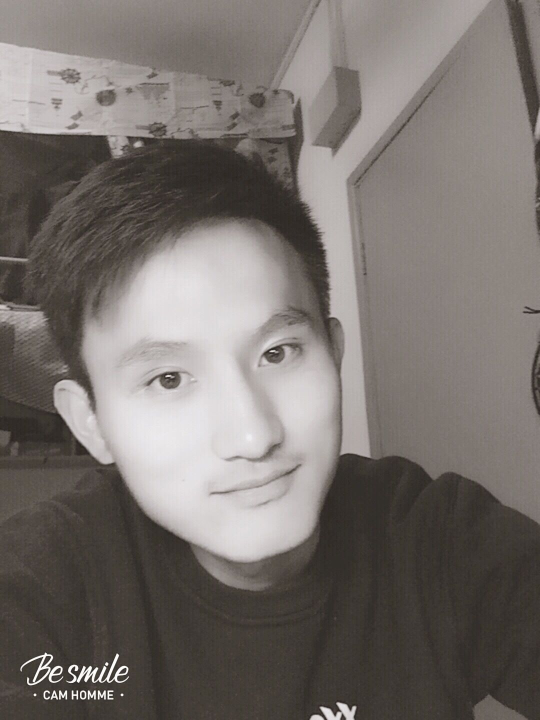
#> input picture src/homework/me.jpg, 1080 x 1440 px (shown at 1/2 size)
$ python MyTest04.py
#> lines starting #> are read from the running program, lines starting #| are printed output that depends on the picture
import cv2
from pylab import *

saber = cv2.imread("me.jpg")
#> saber is the input picture: shape (1440, 1080, 3); mean B, G, R 108.9, 113, 119.2
# 首先将原图像进行边界扩展，并将其转换为灰度图。
gray_saber = cv2.cvtColor(saber, cv2.COLOR_RGB2GRAY)
gray_saber = cv2.resize(gray_saber, (200, 200))
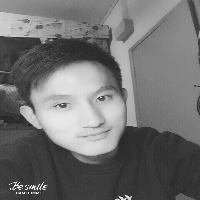
#> gray_saber: shape (200, 200); min 35, max 253, mean 112.3


def PreWittOperator(roi, operator_type):
    if operator_type == "horizontal":
        prewitt_operator = np.array([[-1, -1, -1], [0, 0, 0], [1, 1, 1]])
    elif operator_type == "vertical":
        prewitt_operator = np.array([[-1, 0, 1], [-1, 0, 1], [-1, 0, 1]])
    else:
        raise ("type Error")
    result = np.abs(np.sum(roi * prewitt_operator))
    return result


def PreWittAlogrithm(image, operator_type):
#> called with operator_type = 'horizontal'
    new_image = np.zeros(image.shape)
    image = cv2.copyMakeBorder(image, 1, 1, 1, 1, cv2.BORDER_DEFAULT)
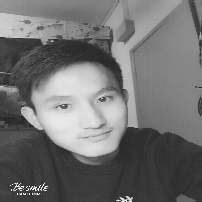
#> image: shape (202, 202); min 35, max 253, mean 112
    for i in range(1, image.shape[0] - 1):
        for j in range(1, image.shape[1] - 1):
            new_image[i - 1, j - 1] = PreWittOperator(image[i - 1:i + 2, j - 1:j + 2], operator_type)
#> this loop made 200 passes
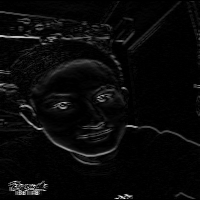
#> new_image: shape (200, 200) float64; min 0, max 558, mean 21.8; drawn with min black and max white
    new_image = new_image * (255 / np.max(image))
    return new_image.astype(np.uint8)
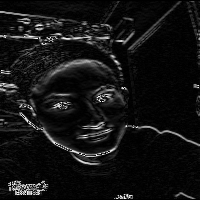
#> returned value: shape (200, 200); min 0, max 255, mean 19.4


plt.subplot(121)
plt.title("horizontal")
plt.imshow(PreWittAlogrithm(gray_saber, "horizontal"), cmap="binary")
plt.axis("off")
plt.subplot(122)
plt.title("vertical")
plt.imshow(PreWittAlogrithm(gray_saber, "vertical"), cmap="binary")
#> call 2 of PreWittAlogrithm, with operator_type = 'vertical'
#> after the loop in PreWittAlogrithm (call 2), `for i in range(1, image.shape[0] - 1):`:
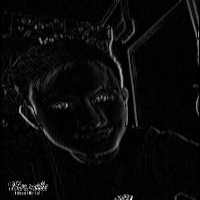
#> new_image: shape (200, 200) float64; min 0, max 499, mean 19.9; drawn with min black and max white
#> in PreWittAlogrithm (call 2), `return new_image.astype(np.uint8)`:
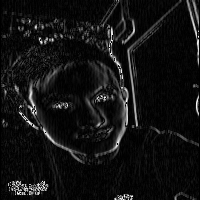
#> returned value: shape (200, 200); min 0, max 255, mean 18.7
plt.axis("off")
plt.show()

$ run again, with src/homework/qi.jpg copied over src/homework/me.jpg
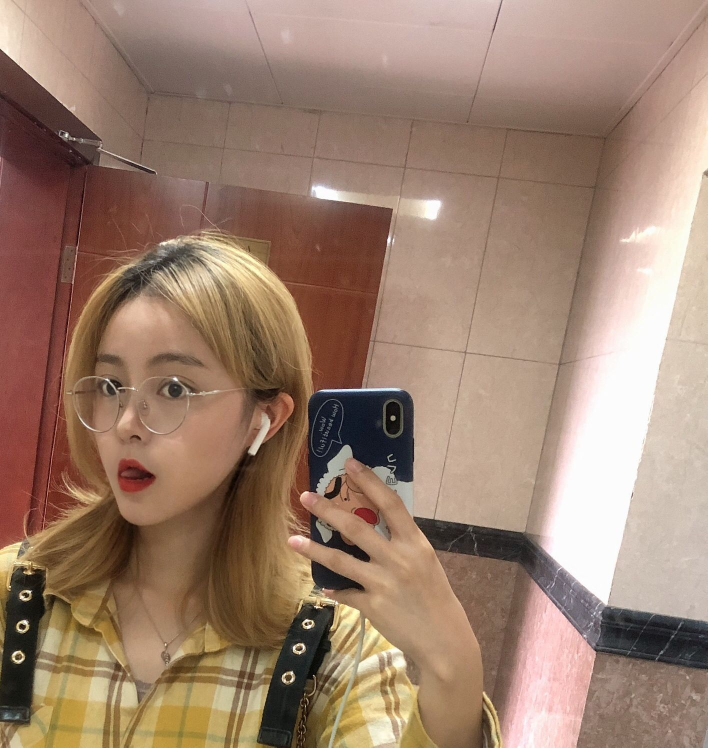
#> input picture src/homework/qi.jpg, 1415 x 1495 px (shown at 1/2 size)
#> saber is the input picture: shape (1495, 1415, 3); mean B, G, R 110, 128.4, 156.4
#> in PreWittAlogrithm, `image = cv2.copyMakeBorder(image, 1, 1, 1, 1, cv2.BORDER_DEFAULT)`:
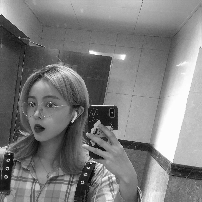
#> image: shape (202, 202); min 3, max 254, mean 126.3
#> the loop in PreWittAlogrithm, `for i in range(1, image.shape[0] - 1):` made 200 passes
#> in PreWittAlogrithm (call 2), `return new_image.astype(np.uint8)`:
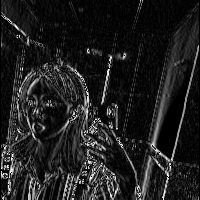
#> returned value: shape (200, 200); min 0, max 255, mean 31.6
